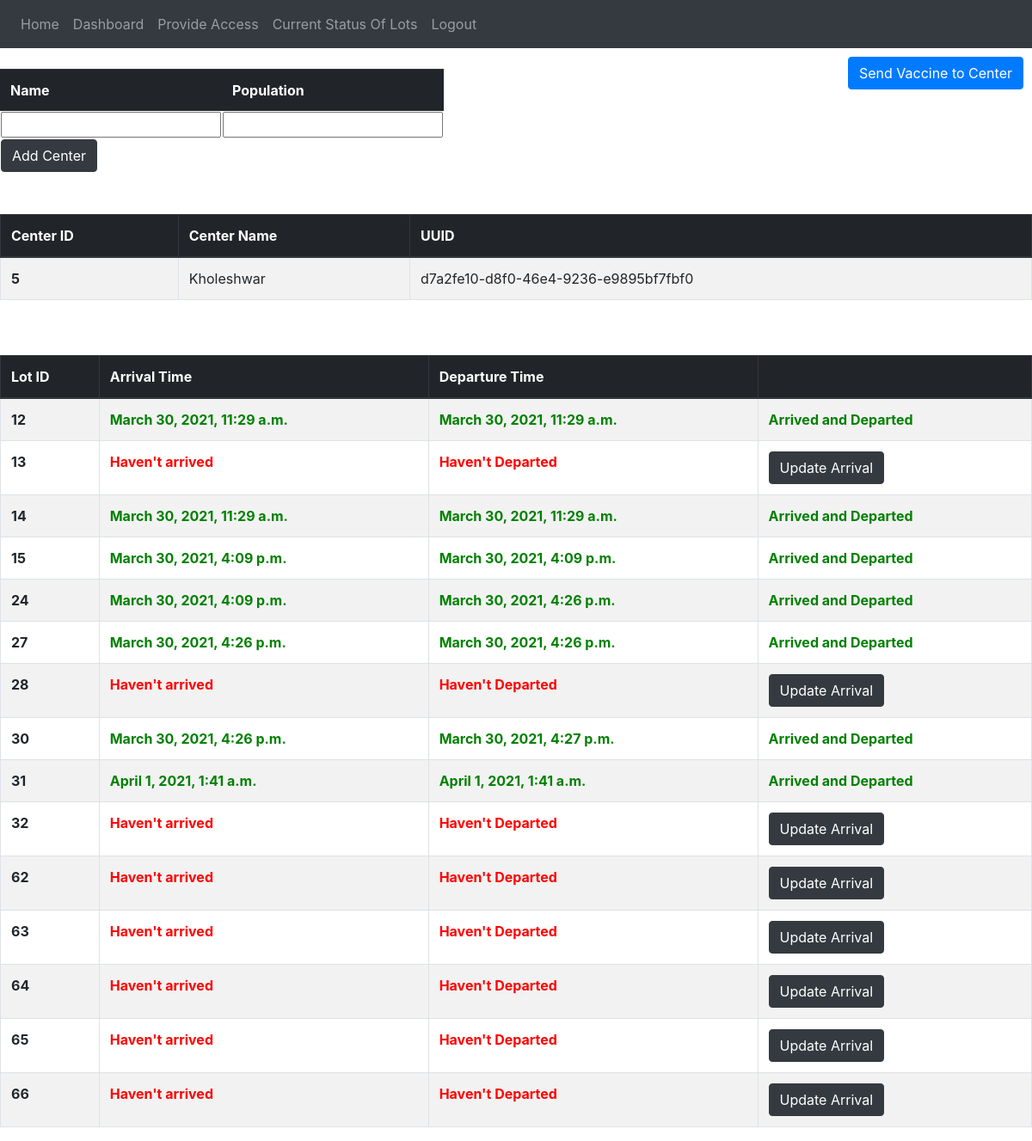
The app's page /dashboard/district/akola/ (signed in) with its own data.
### vaccine_app/models.py (models this page shows, shortened)
class Center(models.Model):
    centerPrimaryKey = models.AutoField(primary_key=True)
    centerId = models.UUIDField(default=uuid.uuid4, editable=False, unique=True)
    district = models.ForeignKey(District, on_delete=models.CASCADE, related_name="Center")
    name = models.CharField(max_length=255, unique=True)
    maxCountPerDate = models.IntegerField(default=10)
    population = models.IntegerField(default=1)

class DistrictVaccineData(models.Model):
    district = models.ForeignKey(District,on_delete=models.CASCADE,related_name="districtVaccine")
    lot = models.OneToOneField(VaccineLot, on_delete=models.CASCADE,related_name="districtVaccine")
    arrivalTimestamp = models.DateTimeField(blank = True, null=True, default=None)
    departureTimestamp = models.DateTimeField(blank = True, null=True, default=None)

class VaccineLot(models.Model):
    lotId = models.AutoField(primary_key=True)
    status=models.CharField(max_length = 20, choices = lot_status, default = 'produced')
    productionTimestamp = models.DateTimeField(auto_now_add=True)
    departureTimestamp = models.DateTimeField(blank = True, null=True, default=None)
    countOfDosesConsumed = models.IntegerField(default = 0)

### vaccine_app/views.py (the view, shortened to what this page needs)
# urls.py: path('dashboard/district/<name>/',views.district_dash,name='district_dash'),
@login_required
def district_dash(request,name):
    if name=="":
        return redirect('dashboard')
    if verify(request,"district",name):
        district_obj=District.objects.get(name=name)
        centers = Center.objects.filter(district=district_obj)
        vaccine_lots = DistrictVaccineData.objects.filter(district = district_obj)
        error=[]
        return render(request,'district_dash.html',{'centers':centers, 'error':error, 'vaccine_lots':vaccine_lots,'name':name})
    else:
        return redirect('dashboard')

### vaccine_app/views.py (called while the page is built, shortened)
def verify(request,district_or_center,name):
    if district_or_center=="district":
        user=request.user
        if District.objects.filter(name=name).exists():
            district_obj=District.objects.get(name=name)
            if AccessControlListDistrict.objects.filter(person=user,district=district_obj).exists() and user.is_districtadmin:
                return True
            else:
                print("access is not there for user "+user.email)
                return False
        else:
            print("District name is invalid")
            return False
    else:
        print("Invalid district_or_center value")
        return False

### templates/district_dash.html (shortened to what this page needs)
{% extends 'base.html' %}
    {% block content %}
        <a href="/district/{{name}}/send_to_center" style="float: right; margin:10px;"><button Type="button" class="btn btn-primary">Send Vaccine to Center</button></a>
        <form method="POST">
            <table>
                <thead class=" table table-info table-dark">
                    <th>Name</th>
                    <th>Population</th>
                </thead>
                <tr>
                    <td><input type="text" id="name" name="name" required /></td>
                    <td><input type="number" id="population" name="population" required min=1 /></td>
                    <br>
                </tr>
                <tr>
                  <td><button class="btn btn-dark" type="submit" id="add" value="Add center">Add Center</button></td>
                </tr>
            </table>
        </form>
        <br><br>
        <table class="table table-striped table-bordered">
            <thead class="thead-dark">
              <tr>
                <th scope="col">Center ID</th>
                <th scope="col">Center Name</th>
                <th scope="col">UUID</th>
              </tr>
            </thead>
            <tbody>
            {% for center in centers %}
              <tr>
                <th scope="row">{{center.centerPrimaryKey}}</th>
                <td style="text-transform: capitalize;">{{center.name}}</td>
                <td>{{center.centerId.urn|slice:"9:"}}</td>
              </tr>
            {% endfor %}
            </tbody>
          </table>
          <br><br>
          <table class="table table-striped table-bordered">
            <thead class="thead-dark">
              <tr>
                <th scope="col">Lot ID</th>
                <th scope="col">Arrival Time</th>
                <th scope="col">Departure Time</th>
                <th scope="col"></th>
              </tr>
            </thead>
            <tbody>
            {% for lot in vaccine_lots %}
              <tr>
                <th scope="row">{{ lot.lot.lotId }}</th>
                <td>
                  {% if lot.arrivalTimestamp == None %}
                    <b style="color:red;">Haven't arrived</b>
                  {% else %}
                    <b style="color:green;">{{lot.arrivalTimestamp}}</b>
                  {% endif %}
                </td>
                <td>
                  {% if lot.departureTimestamp == None %}
                    <b style="color:red;">Haven't Departed</b>
                  {% else %}
                    <b style="color:green;">{{lot.departureTimestamp}}</b>
                  {% endif %}
                </td>
                {% if lot.arrivalTimestamp == None %}
                  <td><a href="/district/{{name}}/updateArrivalTimeDistrict/{{ lot.lot.lotId }}"><button type="button" class="btn btn-dark">Update Arrival</button></a>
                {% else %}
                  <td>
                    <b style="color:green;">Arrived
                    {% if lot.departureTimestamp != None %}
                    and Departed
                    {% endif %}
                    </b>
                  </td>
                {% endif %}
              </tr>
            {% endfor %}
            </tbody>
          </table>
    {% endblock content %}

### records on screen
Center: centerPrimaryKey "5", name "Kholeshwar", centerId.urn "d7a2fe10-d8f0-46e4-9236-e9895bf7fbf0"
DistrictVaccineData: lot.lotId "12", arrivalTimestamp "March 30, 2021, 11:29 a.m.", departureTimestamp "March 30, 2021, 11:29 a.m.", shows "Arrived", shows "and Departed"
DistrictVaccineData: lot.lotId "13", shows "Haven't arrived", shows "Haven't Departed"
DistrictVaccineData: lot.lotId "14", arrivalTimestamp "March 30, 2021, 11:29 a.m.", departureTimestamp "March 30, 2021, 11:29 a.m.", shows "Arrived", shows "and Departed"
DistrictVaccineData: lot.lotId "15", arrivalTimestamp "March 30, 2021, 4:09 p.m.", departureTimestamp "March 30, 2021, 4:09 p.m.", shows "Arrived", shows "and Departed"
DistrictVaccineData: lot.lotId "24", arrivalTimestamp "March 30, 2021, 4:09 p.m.", departureTimestamp "March 30, 2021, 4:26 p.m.", shows "Arrived", shows "and Departed"
DistrictVaccineData: lot.lotId "27", arrivalTimestamp "March 30, 2021, 4:26 p.m.", departureTimestamp "March 30, 2021, 4:26 p.m.", shows "Arrived", shows "and Departed"
DistrictVaccineData: lot.lotId "28", shows "Haven't arrived", shows "Haven't Departed"
DistrictVaccineData: lot.lotId "30", arrivalTimestamp "March 30, 2021, 4:26 p.m.", departureTimestamp "March 30, 2021, 4:27 p.m.", shows "Arrived", shows "and Departed"
DistrictVaccineData: lot.lotId "31", arrivalTimestamp "April 1, 2021, 1:41 a.m.", departureTimestamp "April 1, 2021, 1:41 a.m.", shows "Arrived", shows "and Departed"
DistrictVaccineData: lot.lotId "32", shows "Haven't arrived", shows "Haven't Departed"
DistrictVaccineData: lot.lotId "62", shows "Haven't arrived", shows "Haven't Departed"
DistrictVaccineData: lot.lotId "63", shows "Haven't arrived", shows "Haven't Departed"
DistrictVaccineData: lot.lotId "64", shows "Haven't arrived", shows "Haven't Departed"
DistrictVaccineData: lot.lotId "65", shows "Haven't arrived", shows "Haven't Departed"
DistrictVaccineData: lot.lotId "66", shows "Haven't arrived", shows "Haven't Departed"
